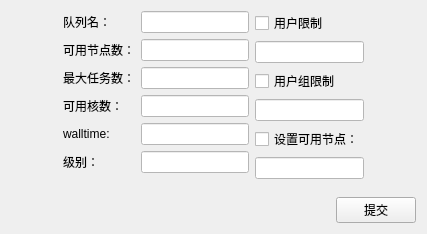
                             <widget class="QWidget" name="scrollAreaWidgetContents_5">
                              <property name="geometry">
                               <rect>
                                <x>0</x>
                                <y>0</y>
                                <width>427</width>
                                <height>234</height>
                               </rect>
                              </property>
                              <layout class="QVBoxLayout" name="verticalLayout_37">
                               <item>
                                <layout class="QHBoxLayout" name="horizontalLayout_47">
                                 <item>
                                  <spacer name="horizontalSpacer_3">
                                   <property name="orientation">
                                    <enum>Qt::Horizontal</enum>
                                   </property>
                                   <property name="sizeHint" stdset="0">
                                    <size>
                                     <width>40</width>
                                     <height>20</height>
                                    </size>
                                   </property>
                                  </spacer>
                                 </item>
                                 <item>
                                  <layout class="QGridLayout" name="gridLayout_4">
                                   <item row="0" column="0">
                                    <widget class="QLabel" name="label_control_queue_add">
                                     <property name="text">
                                      <string>队列名：</string>
                                     </property>
                                    </widget>
                                   </item>
                                   <item row="0" column="1">
                                    <widget class="QLineEdit" name="lineEdit_control_queue_add">
                                     <property name="sizePolicy">
                                      <sizepolicy hsizetype="Fixed" vsizetype="Fixed">
                                       <horstretch>0</horstretch>
                                       <verstretch>0</verstretch>
                                      </sizepolicy>
                                     </property>
                                     <property name="styleSheet">
                                      <string notr="true">background-color: rgb(255, 255, 255);</string>
                                     </property>
                                    </widget>
                                   </item>
                                   <item row="1" column="0">
                                    <widget class="QLabel" name="label_control_queue_maxnode">
                                     <property name="text">
                                      <string>可用节点数：</string>
                                     </property>
                                    </widget>
                                   </item>
                                   <item row="1" column="1">
                                    <widget class="QLineEdit" name="lineEdit_control_queue_maxnode">
                                     <property name="sizePolicy">
                                      <sizepolicy hsizetype="Fixed" vsizetype="Fixed">
                                       <horstretch>0</horstretch>
                                       <verstretch>0</verstretch>
                                      </sizepolicy>
                                     </property>
                                     <property name="styleSheet">
                                      <string notr="true">background-color: rgb(255, 255, 255);</string>
                                     </property>
                                    </widget>
                                   </item>
                                   <item row="2" column="0">
                                    <widget class="QLabel" name="label_control_queue_maxtask">
                                     <property name="text">
                                      <string>最大任务数：</string>
                                     </property>
                                    </widget>
                                   </item>
                                   <item row="2" column="1">
                                    <widget class="QLineEdit" name="lineEdit_control_queue_maxtask">
                                     <property name="sizePolicy">
                                      <sizepolicy hsizetype="Fixed" vsizetype="Fixed">
                                       <horstretch>0</horstretch>
                                       <verstretch>0</verstretch>
                                      </sizepolicy>
                                     </property>
                                     <property name="styleSheet">
                                      <string notr="true">background-color: rgb(255, 255, 255);</string>
                                     </property>
                                    </widget>
                                   </item>
                                   <item row="3" column="0">
                                    <widget class="QLabel" name="label_control_queue_maxtask_2">
                                     <property name="text">
                                      <string>可用核数：</string>
                                     </property>
                                    </widget>
                                   </item>
                                   <item row="3" column="1">
                                    <widget class="QLineEdit" name="lineEdit_control_queue_maxcores">
                                     <property name="sizePolicy">
                                      <sizepolicy hsizetype="Fixed" vsizetype="Fixed">
                                       <horstretch>0</horstretch>
                                       <verstretch>0</verstretch>
                                      </sizepolicy>
                                     </property>
                                     <property name="styleSheet">
                                      <string notr="true">background-color: rgb(255, 255, 255);</string>
                                     </property>
                                    </widget>
                                   </item>
                                   <item row="4" column="0">
                                    <widget class="QLabel" name="label_walltime">
                                     <property name="sizePolicy">
                                      <sizepolicy hsizetype="Fixed" vsizetype="Preferred">
                                       <horstretch>0</horstretch>
                                       <verstretch>0</verstretch>
                                      </sizepolicy>
                                     </property>
                                     <property name="text">
                                      <string>walltime:</string>
                                     </property>
                                    </widget>
                                   </item>
                                   <item row="4" column="1">
                                    <widget class="QLineEdit" name="lineEdit_walltime">
                                     <property name="sizePolicy">
                                      <sizepolicy hsizetype="Fixed" vsizetype="Fixed">
                                       <horstretch>0</horstretch>
                                       <verstretch>0</verstretch>
                                      </sizepolicy>
                                     </property>
                                     <property name="styleSheet">
                                      <string notr="true">background-color: rgb(255, 255, 255);</string>
                                     </property>
                                    </widget>
                                   </item>
                                   <item row="5" column="0">
                                    <widget class="QLabel" name="label_control_queue_level">
                                     <property name="sizePolicy">
                                      <sizepolicy hsizetype="Fixed" vsizetype="Fixed">
                                       <horstretch>0</horstretch>
                                       <verstretch>0</verstretch>
                                      </sizepolicy>
                                     </property>
                                     <property name="text">
                                      <string>级别：</string>
                                     </property>
                                    </widget>
                                   </item>
                                   <item row="5" column="1">
                                    <widget class="QLineEdit" name="lineEdit_level">
                                     <property name="sizePolicy">
                                      <sizepolicy hsizetype="Fixed" vsizetype="Fixed">
                                       <horstretch>0</horstretch>
                                       <verstretch>0</verstretch>
                                      </sizepolicy>
                                     </property>
                                     <property name="styleSheet">
                                      <string notr="true">background-color: rgb(255, 255, 255);</string>
                                     </property>
                                    </widget>
                                   </item>
                                   <item row="6" column="1">
                                    <spacer name="verticalSpacer_4">
                                     <property name="orientation">
                                      <enum>Qt::Vertical</enum>
                                     </property>
                                     <property name="sizeHint" stdset="0">
                                      <size>
                                       <width>20</width>
                                       <height>40</height>
                                      </size>
                                     </property>
                                    </spacer>
                                   </item>
                                  </layout>
                                 </item>
                                 <item>
                                  <layout class="QVBoxLayout" name="verticalLayout_36">
                                   <item>
                                    <layout class="QGridLayout" name="gridLayout_17">
                                     <item row="0" column="0">
                                      <widget class="QCheckBox" name="checkBox_limituser">
                                       <property name="text">
                                        <string>用户限制</string>
                                       </property>
                                      </widget>
                                     </item>
                                     <item row="1" column="0">
                                      <widget class="QLineEdit" name="lineEdit_limitusers">
                                       <property name="styleSheet">
                                        <string notr="true">background-color: rgb(255, 255, 255);</string>
                                       </property>
                                      </widget>
                                     </item>
                                    </layout>
                                   </item>
                                   <item>
                                    <layout class="QGridLayout" name="gridLayout_18">
                                     <item row="0" column="0">
                                      <widget class="QCheckBox" name="checkBox_limitusergroup">
                                       <property name="text">
                                        <string>用户组限制</string>
                                       </property>
                                      </widget>
                                     </item>
                                     <item row="1" column="0">
                                      <widget class="QLineEdit" name="lineEdit_limitusergroups">
                                       <property name="styleSheet">
                                        <string notr="true">background-color: rgb(255, 255, 255);</string>
                                       </property>
                                      </widget>
                                     </item>
                                    </layout>
                                   </item>
                                   <item>
                                    <layout class="QGridLayout" name="gridLayout_16">
                                     <item row="0" column="0">
                                      <widget class="QCheckBox" name="checkBox_nodes">
                                       <property name="text">
                                        <string>设置可用节点：</string>
                                       </property>
                                      </widget>
                                     </item>
                                     <item row="1" column="0">
                                      <widget class="QLineEdit" name="lineEdit_nodes">
                                       <property name="styleSheet">
                                        <string notr="true">background-color: rgb(255, 255, 255);</string>
                                       </property>
                                      </widget>
                                     </item>
                                     <item row="2" column="0">
                                      <spacer name="verticalSpacer_3">
                                       <property name="orientation">
                                        <enum>Qt::Vertical</enum>
                                       </property>
                                       <property name="sizeHint" stdset="0">
                                        <size>
                                         <width>20</width>
                                         <height>40</height>
                                        </size>
                                       </property>
                                      </spacer>
                                     </item>
                                    </layout>
                                   </item>
                                  </layout>
                                 </item>
                                 <item>
                                  <spacer name="horizontalSpacer_4">
                                   <property name="orientation">
                                    <enum>Qt::Horizontal</enum>
                                   </property>
                                   <property name="sizeHint" stdset="0">
                                    <size>
                                     <width>40</width>
                                     <height>20</height>
                                    </size>
                                   </property>
                                  </spacer>
                                 </item>
                                </layout>
                               </item>
                               <item>
                                <widget class="QPushButton" name="pushButton_control_queue_add">
                                 <property name="sizePolicy">
                                  <sizepolicy hsizetype="Fixed" vsizetype="Fixed">
                                   <horstretch>0</horstretch>
                                   <verstretch>0</verstretch>
                                  </sizepolicy>
                                 </property>
                                 <property name="layoutDirection">
                                  <enum>Qt::RightToLeft</enum>
                                 </property>
                                 <property name="text">
                                  <string>提交</string>
                                 </property>
                                </widget>
                               </item>
                              </layout>
                             </widget>
